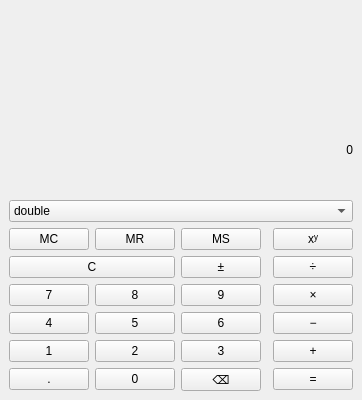
<?xml version="1.0" encoding="UTF-8"?>
<ui version="4.0">
 <class>MainWindow</class>
 <widget class="QMainWindow" name="MainWindow">
  <property name="geometry">
   <rect>
    <x>0</x>
    <y>0</y>
    <width>342</width>
    <height>400</height>
   </rect>
  </property>
  <property name="windowTitle">
   <string>Калькулятор</string>
  </property>
  <widget class="QWidget" name="centralwidget">
   <layout class="QGridLayout" name="gridLayout">
    <item row="0" column="0" colspan="5">
     <widget class="QLabel" name="l_formula">
      <property name="font">
       <font>
        <pointsize>10</pointsize>
       </font>
      </property>
      <property name="text">
       <string/>
      </property>
      <property name="alignment">
       <set>Qt::AlignRight|Qt::AlignTrailing|Qt::AlignVCenter</set>
      </property>
     </widget>
    </item>
    <item row="1" column="0" colspan="5">
     <layout class="QHBoxLayout" name="horizontalLayout">
      <item>
       <widget class="QLabel" name="l_memory">
        <property name="text">
         <string/>
        </property>
       </widget>
      </item>
      <item>
       <widget class="QLabel" name="l_result">
        <property name="text">
         <string>0</string>
        </property>
        <property name="alignment">
         <set>Qt::AlignRight|Qt::AlignTrailing|Qt::AlignVCenter</set>
        </property>
       </widget>
      </item>
     </layout>
    </item>
    <item row="2" column="0" colspan="5">
     <widget class="QComboBox" name="cmb_controller">
      <item>
       <property name="text">
        <string>double</string>
       </property>
      </item>
      <item>
       <property name="text">
        <string>float</string>
       </property>
      </item>
      <item>
       <property name="text">
        <string>uint8_t</string>
       </property>
      </item>
      <item>
       <property name="text">
        <string>int</string>
       </property>
      </item>
      <item>
       <property name="text">
        <string>int64_t</string>
       </property>
      </item>
      <item>
       <property name="text">
        <string>size_t</string>
       </property>
      </item>
      <item>
       <property name="text">
        <string>Rational</string>
       </property>
      </item>
     </widget>
    </item>
    <item row="3" column="0">
     <widget class="QPushButton" name="tb_mc">
      <property name="text">
       <string>MC</string>
      </property>
     </widget>
    </item>
    <item row="3" column="1">
     <widget class="QPushButton" name="tn_mr">
      <property name="text">
       <string>MR</string>
      </property>
     </widget>
    </item>
    <item row="3" column="2">
     <widget class="QPushButton" name="tb_ms">
      <property name="text">
       <string>MS</string>
      </property>
     </widget>
    </item>
    <item row="3" column="4">
     <widget class="QPushButton" name="tb_power">
      <property name="text">
       <string>xʸ</string>
      </property>
     </widget>
    </item>
    <item row="4" column="0" colspan="2">
     <widget class="QPushButton" name="tb_reset">
      <property name="text">
       <string>C</string>
      </property>
      <property name="shortcut">
       <string>Esc</string>
      </property>
     </widget>
    </item>
    <item row="4" column="2">
     <widget class="QPushButton" name="tb_negate">
      <property name="text">
       <string>±</string>
      </property>
     </widget>
    </item>
    <item row="4" column="4">
     <widget class="QPushButton" name="tb_divide">
      <property name="text">
       <string>÷</string>
      </property>
      <property name="shortcut">
       <string>/</string>
      </property>
     </widget>
    </item>
    <item row="5" column="0">
     <widget class="QPushButton" name="tb_seven">
      <property name="text">
       <string>7</string>
      </property>
      <property name="shortcut">
       <string>7</string>
      </property>
     </widget>
    </item>
    <item row="5" column="1">
     <widget class="QPushButton" name="tb_eight">
      <property name="text">
       <string>8</string>
      </property>
      <property name="shortcut">
       <string>8</string>
      </property>
     </widget>
    </item>
    <item row="5" column="2">
     <widget class="QPushButton" name="tb_nine">
      <property name="text">
       <string>9</string>
      </property>
      <property name="shortcut">
       <string>9</string>
      </property>
     </widget>
    </item>
    <item row="5" column="4">
     <widget class="QPushButton" name="tb_multiplicate">
      <property name="text">
       <string>×</string>
      </property>
      <property name="shortcut">
       <string>*</string>
      </property>
     </widget>
    </item>
    <item row="6" column="0">
     <widget class="QPushButton" name="tb_four">
      <property name="text">
       <string>4</string>
      </property>
      <property name="shortcut">
       <string>4</string>
      </property>
     </widget>
    </item>
    <item row="6" column="1">
     <widget class="QPushButton" name="tb_five">
      <property name="text">
       <string>5</string>
      </property>
      <property name="shortcut">
       <string>5</string>
      </property>
     </widget>
    </item>
    <item row="6" column="2">
     <widget class="QPushButton" name="tb_six">
      <property name="text">
       <string>6</string>
      </property>
      <property name="shortcut">
       <string>6</string>
      </property>
     </widget>
    </item>
    <item row="6" column="4">
     <widget class="QPushButton" name="tb_substract">
      <property name="text">
       <string>−</string>
      </property>
      <property name="shortcut">
       <string>-</string>
      </property>
     </widget>
    </item>
    <item row="7" column="0">
     <widget class="QPushButton" name="tb_one">
      <property name="text">
       <string>1</string>
      </property>
      <property name="shortcut">
       <string>1</string>
      </property>
     </widget>
    </item>
    <item row="7" column="1">
     <widget class="QPushButton" name="tb_two">
      <property name="text">
       <string>2</string>
      </property>
      <property name="shortcut">
       <string>2</string>
      </property>
     </widget>
    </item>
    <item row="7" column="2">
     <widget class="QPushButton" name="tb_three">
      <property name="text">
       <string>3</string>
      </property>
      <property name="shortcut">
       <string>3</string>
      </property>
     </widget>
    </item>
    <item row="7" column="4">
     <widget class="QPushButton" name="tb_add">
      <property name="text">
       <string>+</string>
      </property>
      <property name="shortcut">
       <string>+</string>
      </property>
     </widget>
    </item>
    <item row="8" column="0">
     <widget class="QPushButton" name="tb_extra">
      <property name="text">
       <string>.</string>
      </property>
     </widget>
    </item>
    <item row="8" column="1">
     <widget class="QPushButton" name="tb_zero">
      <property name="text">
       <string>0</string>
      </property>
      <property name="shortcut">
       <string>0</string>
      </property>
     </widget>
    </item>
    <item row="8" column="2">
     <widget class="QPushButton" name="tb_backspace">
      <property name="text">
       <string>⌫</string>
      </property>
     </widget>
    </item>
    <item row="8" column="4">
     <widget class="QPushButton" name="tb_equal">
      <property name="text">
       <string>=</string>
      </property>
      <property name="shortcut">
       <string>Return</string>
      </property>
     </widget>
    </item>
   </layout>
  </widget>
 </widget>
 <resources/>
 <connections/>
</ui>
